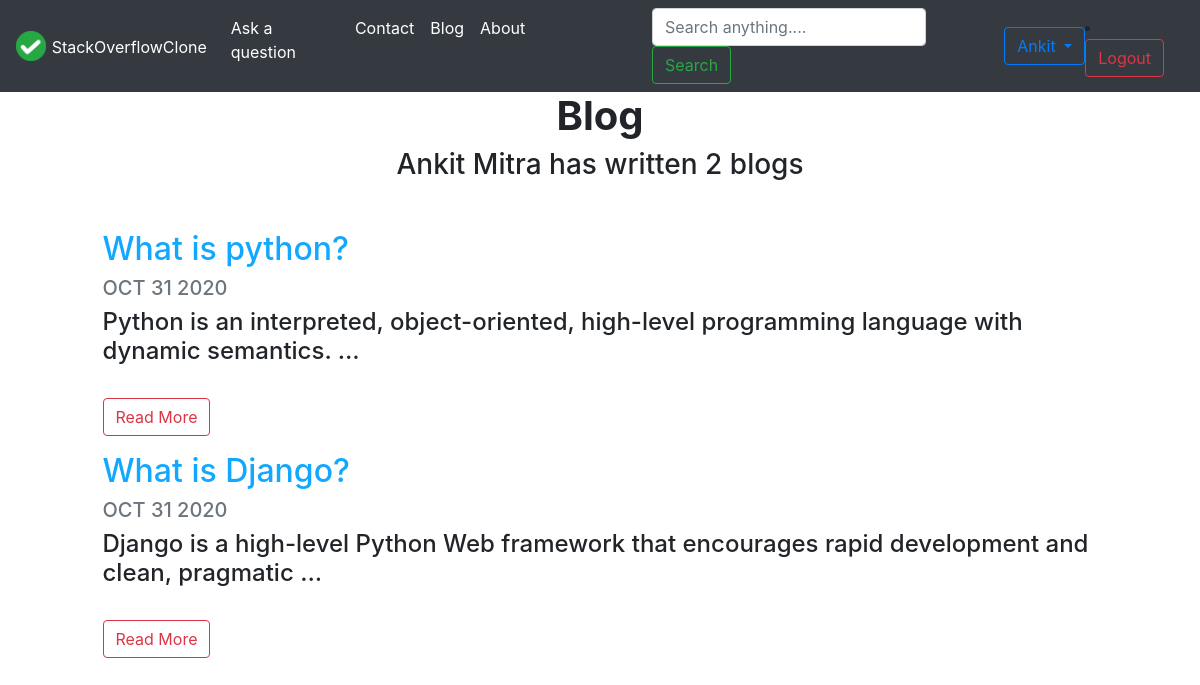
Page /blog/ (signed in) on the committed database.
### blog/models.py (models this page shows, shortened)
class Blog(models.Model):
    title = models.CharField(max_length=200)
    description = models.TextField()
    date = models.DateField()

### blog/views.py (the view)
# urls.py: path('',views.all_blog,name='blog'),
def all_blog(request):
    blogs = Blog.objects.order_by('-date')
    return render (request,'blog/all_blog.html',{'blogs':blogs})

### blog/templates/blog/all_blog.html (shortened to what this page needs)
{% extends "StackoverflowClone/base.html" %}
{% load static %}
{% block content %}
<h1 id="blogtitle" class="font-weight-bold text-center">Blog</h1>
<h3 class="text-center mb-5">Ankit Mitra has written {{ blogs.count }} blog{{ blogs.count|pluralize }}</h3>
{% for blog in blogs %}
<div class="row justify-content-center my-3">
  <div class="col-md-10">
      <h2>{{ blog.title }}</h2>
    <h5 class="text-muted">{{ blog.date|date:'M d Y'|upper }}</h5>
    <h4>{{ blog.description|striptags|truncatechars:100 }}</h4><br>
    <a  class="btn btn-outline-danger" href="{% url 'blog:detail' blog.id %}">Read More</a>
  </div>
</div>
{% endfor %}
{% endblock %}

### StackoverflowClone/templates/StackoverflowClone/base.html (shortened to what this page needs)
{% load static %}
<!doctype html>
 <html lang="en">
<head>
  <link rel="stylesheet" href="https://maxcdn.bootstrapcdn.com/bootstrap/4.5.2/css/bootstrap.min.css">
</head>
{% if user.is_authenticated %}
<body>
  <nav class="navbar navbar-expand-lg navbar-dark bg-dark">
    <a class="navbar-brand" href="{% url 'homepage' %}">
      <img src="{% static 'StackoverflowClone/logo.png' %}" width="30" height="30" class="d-inline-block align-top">
     <span><small>StackOverflowClone</small></span>
 </a>
    <div class="collapse navbar-collapse" id="navbarSupportedContent">
      <ul class="navbar-nav mr-auto">
        <li class="nav-item active">
          <a class="nav-link" href="#">Ask a question<span class="sr-only">(current)</span></a>
        </li>
        <li class="nav-item">
        <li class="nav-item active">
          <a class="nav-link" href="{% url 'contact' %}">Contact</a>
        </li>
        <li class="nav-item">
          <li class="nav-item active">
            <a class="nav-link" href="{% url 'blog:blog' %}">Blog</a>
          </li>
          <li class="nav-item">
            <li class="nav-item active">
              <a class="nav-link" href="{% url 'about' %}">About</a>
            </li>
        <form method="GET" action="/search" class="form-inline my-2 my-lg-0">
          <li class="nav-item active">
            <input class="form-control mr-sm-1" type="search" placeholder="Search anything...." aria-label="Search" name="query" id="query" >
            <button class="btn btn-outline-success my-2 my-sm-0" type="submit">Search</button>
        </form>
      </ul><div class="dropdown">
        <button class="btn btn-outline-primary dropdown-toggle" type="button" id="dropdownMenuMenu" data-toggle="dropdown"
          aria-haspopup="true" aria-expanded="false">
          {{ user.username }}
        </button>
      </div>
      <form action="{% url 'account_logout' %}" class="form-inline my-2 my-lg-0">
        <li class="nav-item active">
          <button class="btn btn-outline-danger my-2 my-sm-0 form-control" type="submit">Logout</button>
      </form>
    </div>
  </nav>
  {% endif %}
</body>
</html>
{% block content %}{% endblock content %}

### blog/templates/blog/all_blog.html (style rules this page uses)
h2 { color: rgb(19, 168, 255); }

### rows in the picture
Blog: title "What is python?", date "OCT 31 2020", description "Python is an interpreted, object-oriented, high-level programming language with dynamic semantics. …"
Blog: title "What is Django?", date "OCT 31 2020", description "Django is a high-level Python Web framework that encourages rapid development and clean, pragmatic …"

### other values in the picture
{{ user.username }} "Ankit"
{{ blogs.count }} "2"
